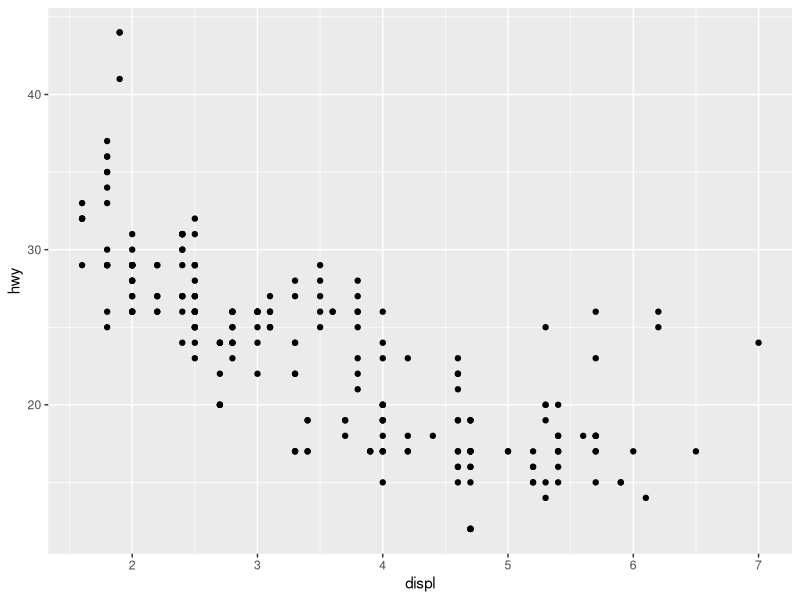
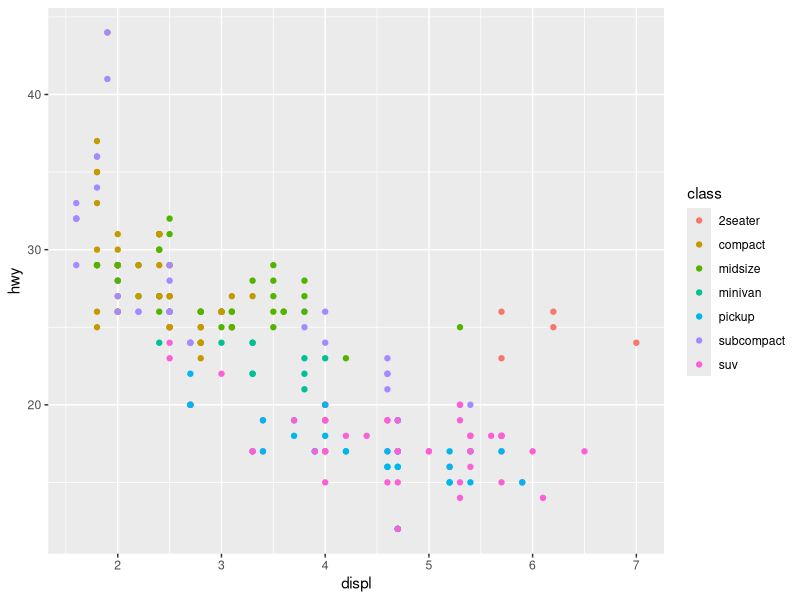
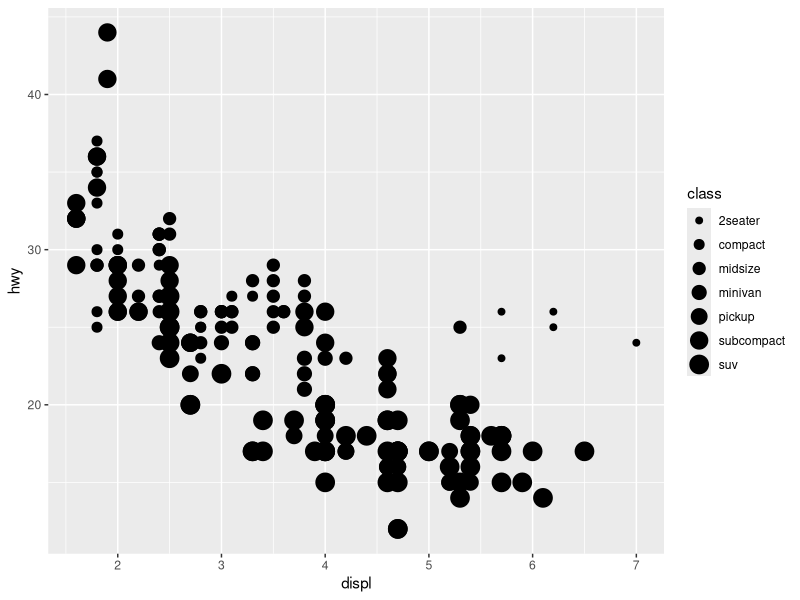
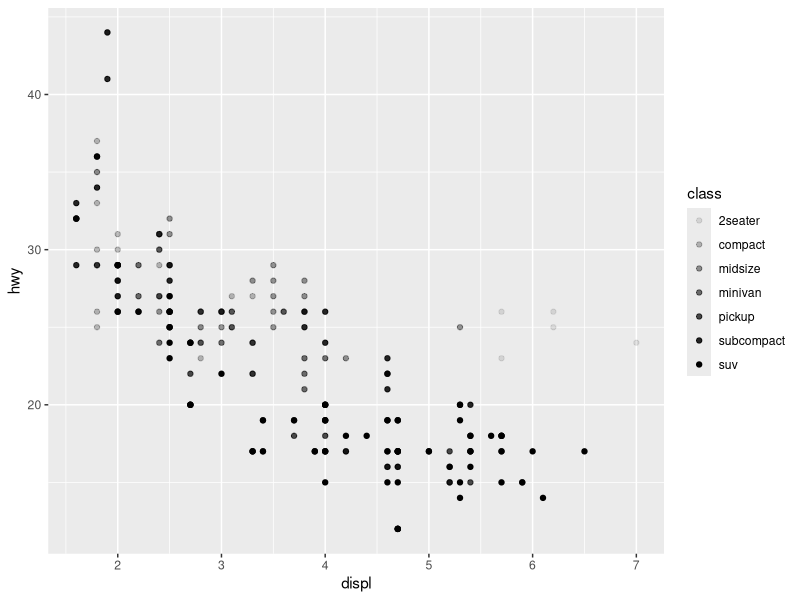
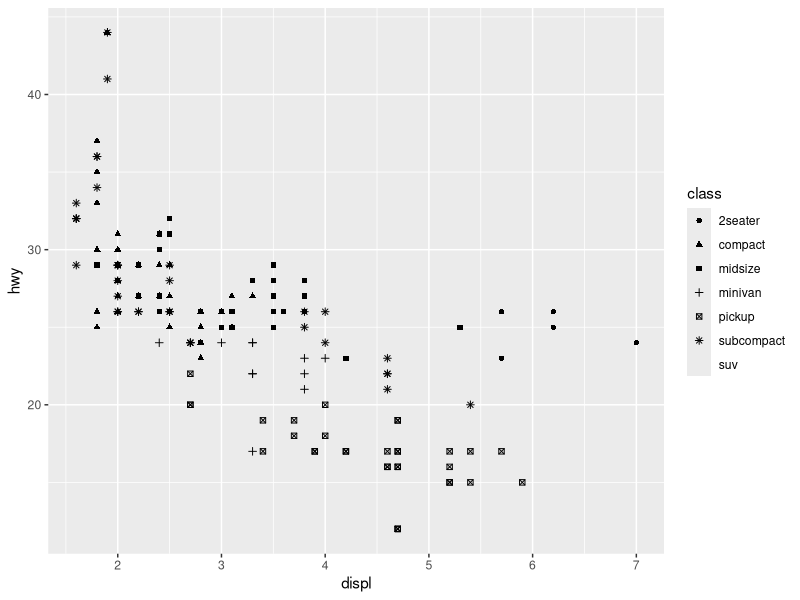
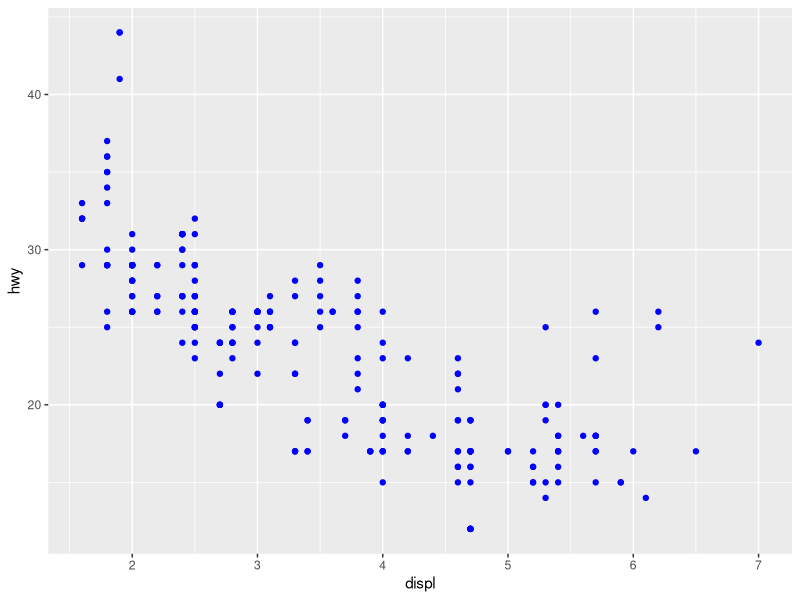
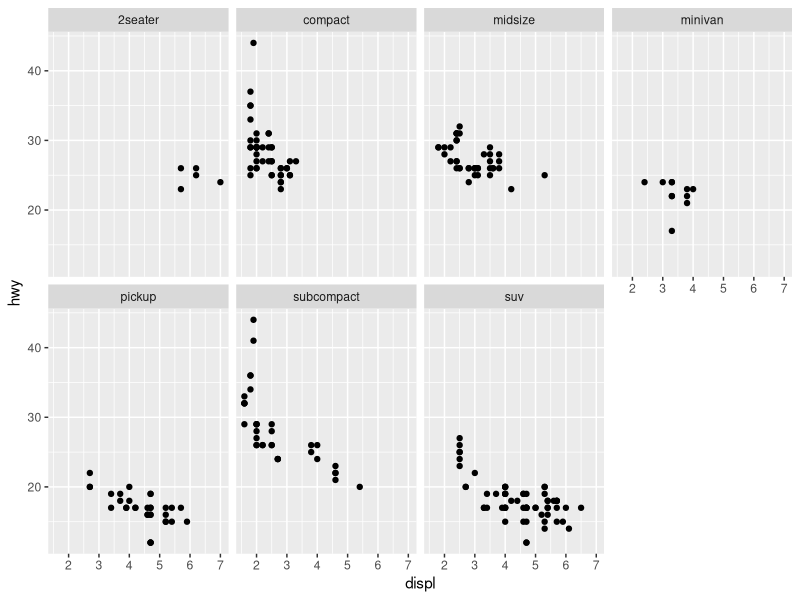
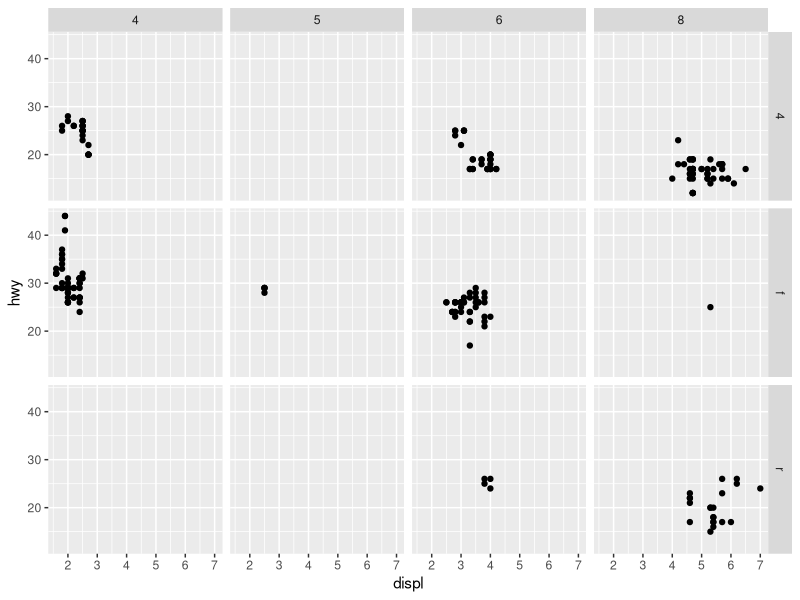

Reproduce these figures in R, in order.
## ---- chunk 1
knitr::opts_chunk$set(echo = TRUE)
## ---- chunk 2

#install.packages("tidyverse")
library(tidyverse)

## ---- chunk 3

view(mpg)

## ---- chunk 4

ggplot(data = mpg) + 
  geom_point(mapping = aes(x = displ, y = hwy))

## ---- chunk 5

#ggplot(data = <DATA>) + 
#  <GEOM_FUNCTION>(mapping = aes(<MAPPINGS>))

## ---- chunk 6

ggplot(data = mpg) + 
  geom_point(mapping = aes(x = displ, y = hwy, color = class))

## ---- chunk 7

ggplot(data = mpg) + 
  geom_point(mapping = aes(x = displ, y = hwy, size = class))
#> Warning: Using size for a discrete variable is not advised.

## ---- chunk 8

# Left
ggplot(data = mpg) + 
  geom_point(mapping = aes(x = displ, y = hwy, alpha = class))

# Right
ggplot(data = mpg) + 
  geom_point(mapping = aes(x = displ, y = hwy, shape = class))

## ---- chunk 9

ggplot(data = mpg) + 
  geom_point(mapping = aes(x = displ, y = hwy), color = "blue")

## ---- chunk 10

#ggplot(data = mpg) 
#+ geom_point(mapping = aes(x = displ, y = hwy))

## ---- chunk 11

ggplot(data = mpg) + 
  geom_point(mapping = aes(x = displ, y = hwy)) + 
  facet_wrap(~ class, nrow = 2)

## ---- chunk 12

ggplot(data = mpg) + 
  geom_point(mapping = aes(x = displ, y = hwy)) + 
  facet_grid(drv ~ cyl)

## ---- chunk 13

# left
ggplot(data = mpg) + 
  geom_point(mapping = aes(x = displ, y = hwy))

# right
ggplot(data = mpg) + 
  geom_smooth(mapping = aes(x = displ, y = hwy))

## ---- chunk 14

ggplot(data = mpg) + 
  geom_smooth(mapping = aes(x = displ, y = hwy, linetype = drv))

## ---- chunk 15

ggplot(data = mpg) +
  geom_smooth(mapping = aes(x = displ, y = hwy))
              
ggplot(data = mpg) +
  geom_smooth(mapping = aes(x = displ, y = hwy, group = drv))
    
ggplot(data = mpg) +
  geom_smooth(
    mapping = aes(x = displ, y = hwy, color = drv),
    show.legend = FALSE
  )

## ---- chunk 16

ggplot(data = mpg) + 
  geom_point(mapping = aes(x = displ, y = hwy)) +
  geom_smooth(mapping = aes(x = displ, y = hwy))

## ---- chunk 17

ggplot(data = mpg, mapping = aes(x = displ, y = hwy)) + 
  geom_point() + 
  geom_smooth()

## ---- chunk 18

ggplot(data = mpg, mapping = aes(x = displ, y = hwy)) + 
  geom_point(mapping = aes(color = class)) + 
  geom_smooth()

## ---- chunk 19

ggplot(data = mpg, mapping = aes(x = displ, y = hwy)) + 
  geom_point(mapping = aes(color = class)) + 
  geom_smooth(data = filter(mpg, class == "subcompact"), se = FALSE)

## ---- chunk 20

ggplot(data = diamonds) + 
  geom_bar(mapping = aes(x = cut))

## ---- chunk 21

ggplot(data = diamonds) + 
  stat_count(mapping = aes(x = cut))

## ---- chunk 22

demo <- tribble(
  ~cut,         ~freq,
  "Fair",       1610,
  "Good",       4906,
  "Very Good",  12082,
  "Premium",    13791,
  "Ideal",      21551
)

ggplot(data = demo) +
  geom_bar(mapping = aes(x = cut, y = freq), stat = "identity")

## ---- chunk 23

ggplot(data = diamonds) + 
  geom_bar(mapping = aes(x = cut, y = stat(prop), group = 1))

## ---- chunk 24

ggplot(data = diamonds) + 
  stat_summary(
    mapping = aes(x = cut, y = depth),
    fun.ymin = min,
    fun.ymax = max,
    fun.y = median
  )
#> Warning: `fun.y` is deprecated. Use `fun` instead.
#> Warning: `fun.ymin` is deprecated. Use `fun.min` instead.
#> Warning: `fun.ymax` is deprecated. Use `fun.max` instead.

## ---- chunk 25

ggplot(data = diamonds) + 
  geom_bar(mapping = aes(x = cut, colour = cut))
ggplot(data = diamonds) + 
  geom_bar(mapping = aes(x = cut, fill = cut))

## ---- chunk 26

ggplot(data = diamonds) + 
  geom_bar(mapping = aes(x = cut, fill = clarity))

## ---- chunk 27

ggplot(data = diamonds, mapping = aes(x = cut, fill = clarity)) + 
  geom_bar(alpha = 1/5, position = "identity")
ggplot(data = diamonds, mapping = aes(x = cut, colour = clarity)) + 
  geom_bar(fill = NA, position = "identity")

## ---- chunk 28

ggplot(data = diamonds) + 
  geom_bar(mapping = aes(x = cut, fill = clarity), position = "fill")

## ---- chunk 29

ggplot(data = diamonds) + 
  geom_bar(mapping = aes(x = cut, fill = clarity), position = "dodge")

## ---- chunk 30

ggplot(data = mpg) + 
  geom_point(mapping = aes(x = displ, y = hwy), position = "jitter")

## ---- chunk 31

ggplot(data = mpg, mapping = aes(x = class, y = hwy)) + 
  geom_boxplot()
ggplot(data = mpg, mapping = aes(x = class, y = hwy)) + 
  geom_boxplot() +
  coord_flip()

## ---- chunk 32

bar <- ggplot(data = diamonds) + 
  geom_bar(
    mapping = aes(x = cut, fill = cut), 
    show.legend = FALSE,
    width = 1
  ) + 
  theme(aspect.ratio = 1) +
  labs(x = NULL, y = NULL)

bar + coord_flip()
bar + coord_polar()

## ---- chunk 33

#ggplot(data = <DATA>) + 
#  <GEOM_FUNCTION>(
#     mapping = aes(<MAPPINGS>),
#    stat = <STAT>, 
#    position = <POSITION>
# ) +
#  <COORDINATE_FUNCTION> +
#  <FACET_FUNCTION>
  
